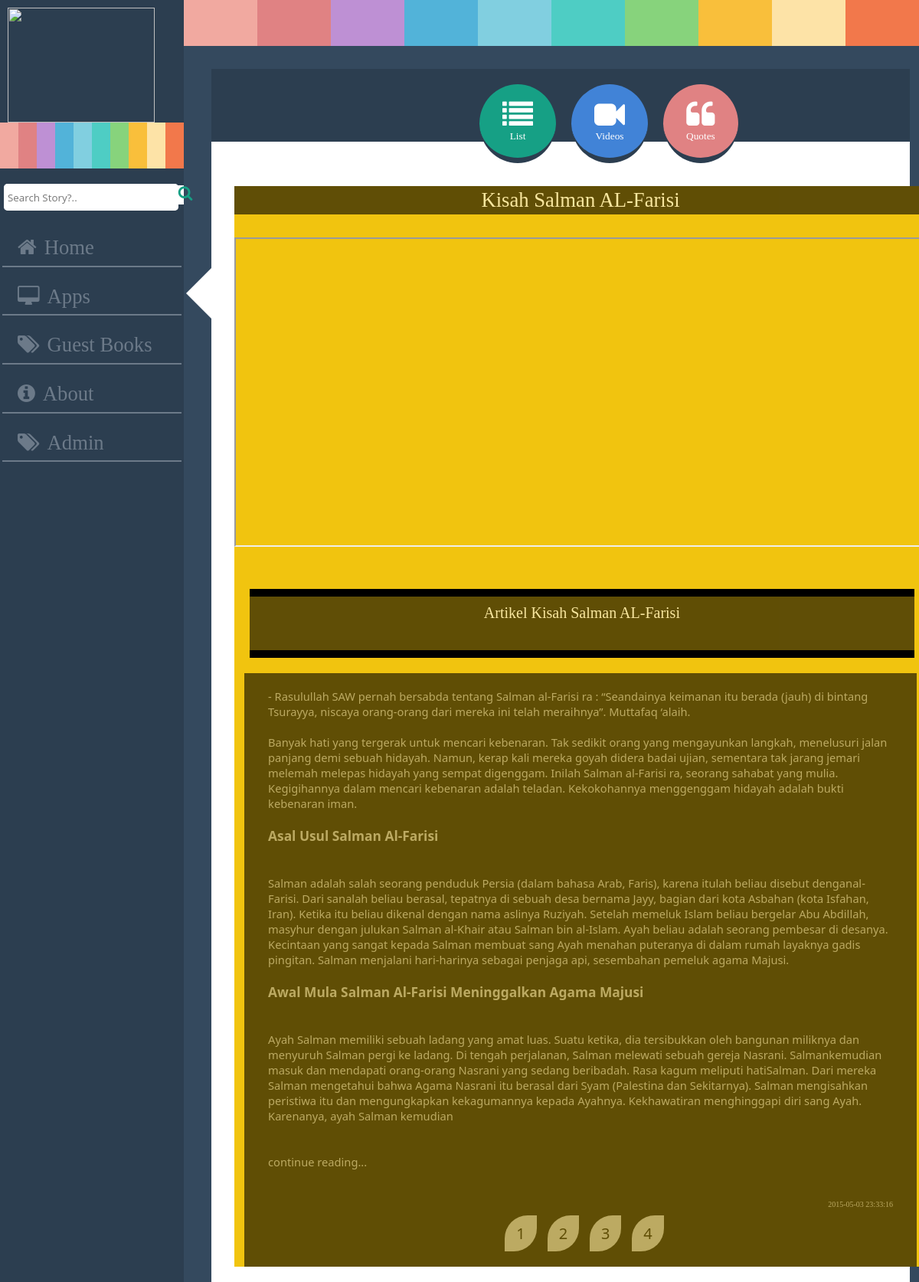
/lihat1.php?id=2, run on the app's committed database.
### tables this page shows
CREATE TABLE IF NOT EXISTS `sahabat` (
  `id_sahabat` int(10) NOT NULL AUTO_INCREMENT,
  `judul` text NOT NULL,
  `gambar` text NOT NULL,
  `video` text NOT NULL,
  `isi` text NOT NULL,
  `tgl` datetime NOT NULL,
  PRIMARY KEY (`id_sahabat`)
);

### Web/lihat1.php (the view, shortened to what this page needs)
<?php
include "koneksi.php";
	if (isset($_GET['id'])) {
			$sql2 = $sh->prepare("SELECT *FROM sahabat where id_sahabat = '$_GET[id]'");
			$sql2->execute();
			$data = $sql2->fetch(PDO::FETCH_ASSOC);
		}else
			{
			header("Location:error.php");
		}if($data===false)
			{
				header("Location:error.php");
		}else if(!isset($_GET['id'])){
		header("location:error.php");
			}
?>
<html>
<head>
</head>
<link rel="stylesheet" href="css/font-awesome.min.css" type="text/css">
<link rel="stylesheet" href="css.css">
<body>
<div id="c">
<div id="c1">
	<div id="logo">
	<img src="f/sn.png">
	</div>
	<div id="a">
	<div id="s1"></div>
	<div id="s2"></div>
	<div id="s3"></div>
	<div id="s4"></div>
	<div id="s5"></div>
	<div id="s6"></div>
	<div id="s7"></div>
	<div id="s8"></div>
	<div id="s9"></div>
	<div id="s10"></div>
	</div>
	<div id="pencarian">
	<div id="cari">
	<form action="cari.php" method="Post" enctype="multipart/form-data">
		<input type="text" name="cari" placeholder="Search Story?.." required>
	</form>
	</div>
	<div id="ca"><i class="fa fa-search"></i></div>
	</div>
	<a href="index.php">
	<div id="home"><i class="fa fa-home"><span style="margin-left:10px;">Home</span></i></div>
	</a>
	<a href="app.php">
	<div id="app"><i class="fa fa-desktop"><span style="margin-left:10px;">Apps</span></i></div>
	</a>
        <a href="kontak.php">
	<div id="guest"><i class="fa fa-tags"><span style="margin-left:10px;">Guest Books</span></i></div>
	</a>
	<a href="about.php">
	<div id="about"><i class="fa fa-info-circle"><span style="margin-left:10px;">About</span></i></div>
	</a>
	<a href="admin.php">
	<div id="admin"><i class="fa fa-tags"><span style="margin-left:10px;">Admin</span></i></div>
	</a>
</div>
<div id="c2">
	<div id="a">
	<div id="s1"></div>
	<div id="s2"></div>
	<div id="s3"></div>
	<div id="s4"></div>
	<div id="s5"></div>
	<div id="s6"></div>
	<div id="s7"></div>
	<div id="s8"></div>
	<div id="s9"></div>
	<div id="s10"></div>
	</div>
	<div id="ap1">
		<div id="ap2"></div>
		<div id="ap3">
			<div id="ap4">
				<a href="app.php?a=menu">
				<div id="ap5"><i class="fa fa-list"></i><br><span style="font-size:10pt;">List</span></div>
				</a>
				<a href="app.php?a=vid">
				<div id="ap6"><i class="fa fa-video-camera"></i><br><span style="font-size:10pt;">Videos</span></div>
				</a>
				<a href="app.php?a=quotes">
				<div id="ap7"><i class="fa fa-quote-left"></i><br><span style="font-size:10pt;">Quotes</span></div>
				</a>
			</div>
<div id="m4">
<div id="video">
<div id="title"><?php echo $data['judul']; ?></div>
<iframe width="900" height="400" src="<?php echo $data['video'];?>" autofullscreen></iframe>
<div id="n">
<a href="?b=sin">
<div id="n1">Artikel <?php echo $data['judul']; ?></div>
</a>
</div>
<div id="n3">
	<?php
				if (!isset($_GET['b'])){
					include "sin1.php";
				}
				else{
					if ($_GET['b']=="sin1"){
						include "sin1.php";
				}else{
						include "sin1.php";
					}
				}
				?>
</div>
</div>
</div>
</div>
</div>
</div>
</div>
</body>
</html>

### Web/sin1.php
<?php
include 'koneksi.php';
if (isset($_GET['id'])) {
					$sql = $sh->query("select * from sahabat where id_sahabat = '$_GET[id]'");
					$data = $sql->fetch(PDO::FETCH_ASSOC);
				}
				else {
					echo "Not Found :(";
				}
?>
<div id="n3">
<p>
<?php echo substr($data['isi'], 0, 2000); echo "<br><br><br>continue reading...";?>
<br><br>
<br>
<p style="font-size:10px; float:right; font-family:Segoe Print;"><?php echo $data ['tgl'];?></p>
<div id="n6">
<a href="lihat1.php?id=<?php echo $data['id_sahabat']; ?>">
<div id="n4">1</div>
</a>
<a href="next1l.php?id=<?php echo $data['id_sahabat']; ?>">
<div id="n4">2</div>
</a>
<a href="next2l.php?id=<?php echo $data['id_sahabat']; ?>">
<div id="n4">3</div>
</a>
<a href="next3l.php?id=<?php echo $data['id_sahabat']; ?>">
<div id="n4">4</div>
</a>
</div>
</p>
</div>

### data on the page
sahabat: judul "Kisah Salman AL-Farisi", isi "- Rasulullah SAW pernah bersabda tentang Salman al-Farisi ra : “Seandainya keimanan itu berada (jauh) di bintang Tsurayya, niscaya orang-orang dari mereka ini telah meraihnya”. Muttafaq ‘alaih. Banyak hati yang tergerak untuk mencari kebenaran. Tak sedikit orang yang mengayunkan langkah, menelusuri jalan panjang demi sebuah hidayah. Namun, kerap kali mereka goyah didera badai ujian, sementara tak jarang jemari melemah melepas hidayah yang sempat digenggam. Inilah Salman al-Farisi ra, seorang sahabat yang mulia. Kegigihannya dalam mencari kebenaran adalah teladan. Kekokohannya menggenggam hidayah adalah bukti kebenaran iman. Asal Usul Salman Al-Farisi Salman adalah salah seorang penduduk…", tgl "2015-05-03 23:33:16"
